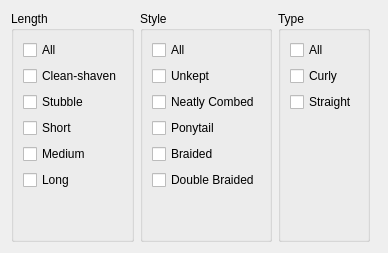
       <widget class="QWidget" name="moustache">
        <layout class="QHBoxLayout" name="horizontalLayout_43">
         <item>
          <widget class="QGroupBox" name="groupBox_110">
           <property name="title">
            <string>Length</string>
           </property>
           <layout class="QVBoxLayout" name="verticalLayout_105">
            <item>
             <widget class="QCheckBox" name="checkBox_512">
              <property name="text">
               <string>All</string>
              </property>
             </widget>
            </item>
            <item>
             <widget class="QCheckBox" name="checkBox_557">
              <property name="text">
               <string>Clean-shaven</string>
              </property>
             </widget>
            </item>
            <item>
             <widget class="QCheckBox" name="checkBox_513">
              <property name="text">
               <string>Stubble</string>
              </property>
             </widget>
            </item>
            <item>
             <widget class="QCheckBox" name="checkBox_514">
              <property name="text">
               <string>Short</string>
              </property>
             </widget>
            </item>
            <item>
             <widget class="QCheckBox" name="checkBox_515">
              <property name="text">
               <string>Medium</string>
              </property>
             </widget>
            </item>
            <item>
             <widget class="QCheckBox" name="checkBox_516">
              <property name="text">
               <string>Long</string>
              </property>
             </widget>
            </item>
            <item>
             <spacer name="verticalSpacer_104">
              <property name="orientation">
               <enum>Qt::Vertical</enum>
              </property>
              <property name="sizeHint" stdset="0">
               <size>
                <width>20</width>
                <height>40</height>
               </size>
              </property>
             </spacer>
            </item>
           </layout>
          </widget>
         </item>
         <item>
          <widget class="QGroupBox" name="groupBox_111">
           <property name="title">
            <string>Style</string>
           </property>
           <layout class="QVBoxLayout" name="verticalLayout_106">
            <item>
             <widget class="QCheckBox" name="checkBox_517">
              <property name="text">
               <string>All</string>
              </property>
             </widget>
            </item>
            <item>
             <widget class="QCheckBox" name="checkBox_518">
              <property name="text">
               <string>Unkept</string>
              </property>
             </widget>
            </item>
            <item>
             <widget class="QCheckBox" name="checkBox_519">
              <property name="text">
               <string>Neatly Combed</string>
              </property>
             </widget>
            </item>
            <item>
             <widget class="QCheckBox" name="checkBox_520">
              <property name="text">
               <string>Ponytail</string>
              </property>
             </widget>
            </item>
            <item>
             <widget class="QCheckBox" name="checkBox_521">
              <property name="text">
               <string>Braided</string>
              </property>
             </widget>
            </item>
            <item>
             <widget class="QCheckBox" name="checkBox_522">
              <property name="text">
               <string>Double Braided</string>
              </property>
             </widget>
            </item>
            <item>
             <spacer name="verticalSpacer_105">
              <property name="orientation">
               <enum>Qt::Vertical</enum>
              </property>
              <property name="sizeHint" stdset="0">
               <size>
                <width>20</width>
                <height>40</height>
               </size>
              </property>
             </spacer>
            </item>
           </layout>
          </widget>
         </item>
         <item>
          <widget class="QGroupBox" name="groupBox_112">
           <property name="title">
            <string>Type</string>
           </property>
           <layout class="QVBoxLayout" name="verticalLayout_107">
            <item>
             <widget class="QCheckBox" name="checkBox_523">
              <property name="text">
               <string>All</string>
              </property>
             </widget>
            </item>
            <item>
             <widget class="QCheckBox" name="checkBox_524">
              <property name="text">
               <string>Curly</string>
              </property>
             </widget>
            </item>
            <item>
             <widget class="QCheckBox" name="checkBox_525">
              <property name="text">
               <string>Straight</string>
              </property>
             </widget>
            </item>
            <item>
             <spacer name="verticalSpacer_106">
              <property name="orientation">
               <enum>Qt::Vertical</enum>
              </property>
              <property name="sizeHint" stdset="0">
               <size>
                <width>20</width>
                <height>40</height>
               </size>
              </property>
             </spacer>
            </item>
           </layout>
          </widget>
         </item>
         <item>
          <spacer name="horizontalSpacer_46">
           <property name="orientation">
            <enum>Qt::Horizontal</enum>
           </property>
           <property name="sizeHint" stdset="0">
            <size>
             <width>7</width>
             <height>20</height>
            </size>
           </property>
          </spacer>
         </item>
        </layout>
       </widget>
